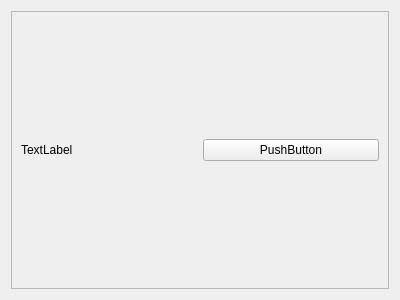
<?xml version="1.0" encoding="UTF-8"?>
<ui version="4.0">
 <class>Form</class>
 <widget class="QWidget" name="Form">
  <property name="geometry">
   <rect>
    <x>0</x>
    <y>0</y>
    <width>400</width>
    <height>300</height>
   </rect>
  </property>
  <property name="windowTitle">
   <string>Form</string>
  </property>
  <layout class="QVBoxLayout" name="verticalLayout">
   <item>
    <widget class="QFrame" name="frame">
     <property name="frameShape">
      <enum>QFrame::StyledPanel</enum>
     </property>
     <property name="frameShadow">
      <enum>QFrame::Raised</enum>
     </property>
     <layout class="QHBoxLayout" name="horizontalLayout">
      <item>
       <widget class="QLabel" name="label">
        <property name="text">
         <string>TextLabel</string>
        </property>
       </widget>
      </item>
      <item>
       <widget class="QPushButton" name="pushButton">
        <property name="text">
         <string>PushButton</string>
        </property>
       </widget>
      </item>
     </layout>
    </widget>
   </item>
  </layout>
 </widget>
 <resources/>
 <connections/>
</ui>
